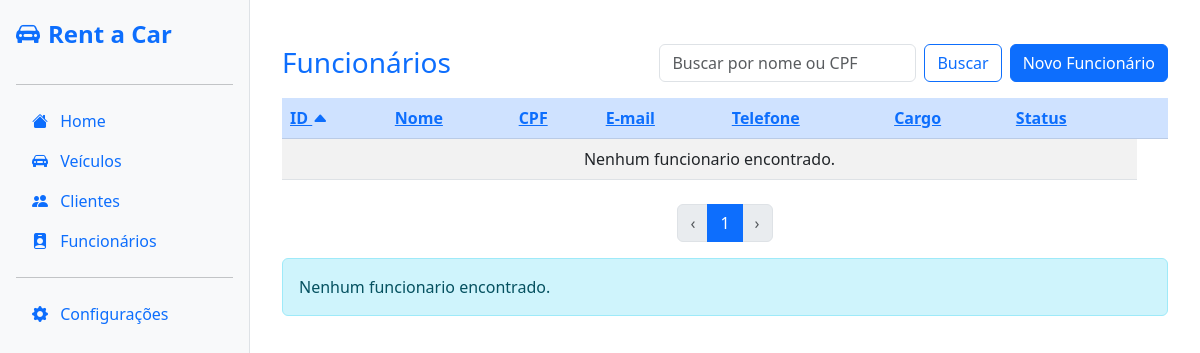
/employee/, run on an earlier commit of the app's database.
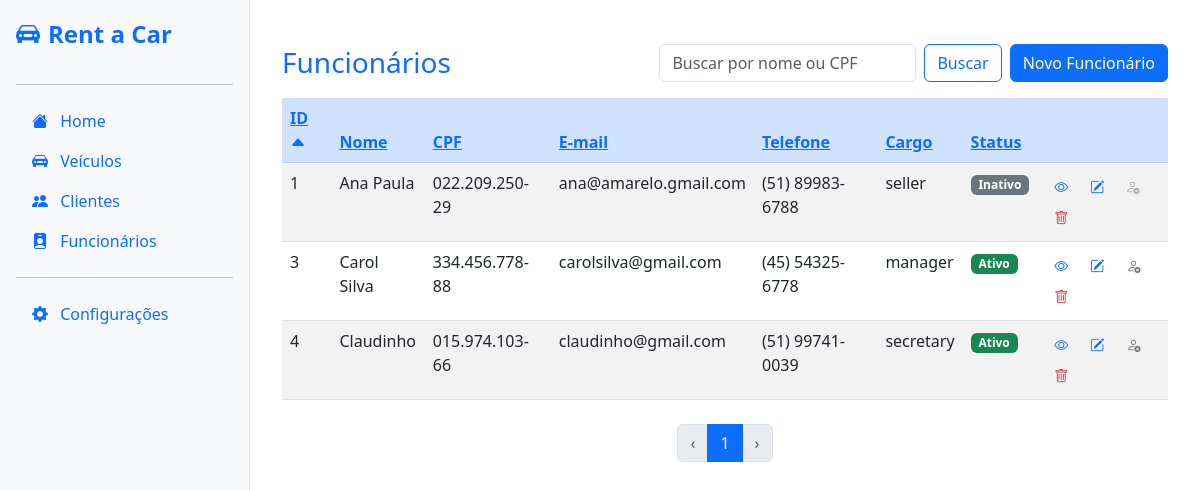
And on a later commit of the database.
### employee/models.py (models this page shows, shortened)
class Employee(models.Model):
    name = models.CharField(max_length=255, verbose_name="Nome")
    cpf = models.CharField(max_length=11, unique=True, verbose_name="CPF")
    email = models.EmailField(verbose_name="E-mail")
    address = models.TextField(blank=True, null=True, verbose_name="Endereço")
    phone = models.CharField(max_length=11, verbose_name="Telefone")
    active = models.BooleanField(default=True, verbose_name="Ativo")
    position = models.CharField(
        max_length=20, choices=POSITIONS_CHOICES, default='')
    class Meta:
        verbose_name = "Funcionario"
        verbose_name_plural = "Funcionarios"
    @property
    def cpf_formatado(self):
        cpf = self.cpf
        return f"{cpf[:3]}.{cpf[3:6]}.{cpf[6:9]}-{cpf[9:]}"
    @property
    def phone_formatado(self):
        if len(self.phone) == 11:
            ddd = self.phone[:2]
            parte1 = self.phone[2:7]
            parte2 = self.phone[7:]
            return f"({ddd}) {parte1}-{parte2}"
        return self.phone  # se não tiver 11 dígitos, retorna como está

### employee/views.py (the view)
# urls.py: path('', views.employee_list, name='employee_list'),
def employee_list(request):
    query = request.GET.get('q', '').strip()  # Busca por nome ou CPF
    employees = Employee.objects.all()
    sort = request.GET.get('sort', 'id')
    order = request.GET.get('order', 'asc')
    if query:
        query_clean = re.sub(r'[\.\-\s]', '', query)
        employees = employees.filter(
            Q(name__icontains=query) |
            Q(cpf__icontains=query_clean)
        )
    if order == 'desc':
        sort = '-' + sort
    employees = employees.order_by(sort)
    paginator = Paginator(employees, 10)
    page_number = request.GET.get('page')
    employees = paginator.get_page(page_number)
    count = Employee.objects.count()
    return render(request, 'employees/list.html', {'employees': employees, 'query': query, 'sort': sort, 'order': order, 'total': count, 'page_range': paginator.page_range})

### employee/templates/employees/list.html (shortened to what this page needs)
{% extends "base/base.html" %} {% block content %}
<div class="container mt-4">
  <div class="d-flex align-items-center justify-content-between mb-3 flex-wrap">
    <h3 class="mb-0 me-3 text-primary">Funcionários</h3>
    <div class="d-flex ms-auto align-items-center gap-2">
      <form
        method="get"
        class="d-flex"
        style="min-width: 320px; max-width: 400px"
      >
        <input
          class="form-control me-2"
          type="search"
          name="q"
          value="{{ query|default:'' }}"
          placeholder="Buscar por nome ou CPF"
          aria-label="Buscar"
          style="min-width: 250px"
        />
        <button class="btn btn-outline-primary" type="submit">Buscar</button>
      </form>
      <a href="{% url 'employee_create' %}" class="btn btn-primary"
        >Novo Funcionário</a
      >
    </div>
  </div>
  <table class="table table-striped">
    <thead class="table-primary">
      <tr>
        <th>
          <a
            href="?sort=id&order={% if sort == 'id' and order == 'asc' %}desc{% else %}asc{% endif %}&search={{ query|urlencode }}"
            >ID {% if sort == 'id' %}<i
              class="bi bi-caret-{% if order == 'asc' %}up{% else %}down{% endif %}-fill"
            ></i
            >{% endif %}</a
          >
        </th>
        <th>
          <a
            href="?sort=name&order={% if sort == 'name' and order == 'asc' %}desc{% else %}asc{% endif %}&search={{ query|urlencode }}"
            >Nome </a
          >
        </th>
        <th>
          <a
            href="?sort=cpf&order={% if sort == 'cpf' and order == 'asc' %}desc{% else %}asc{% endif %}&search={{ query|urlencode }}"
            >CPF </a
          >
        </th>
        <th>
          <a
            href="?sort=email&order={% if sort == 'email' and order == 'asc' %}desc{% else %}asc{% endif %}&search={{ query|urlencode }}"
            >E-mail </a
          >
        </th>
        <th>
          <a
            href="?sort=phone&order={% if sort == 'phone' and order == 'asc' %}desc{% else %}asc{% endif %}&search={{ query|urlencode }}"
            >Telefone </a
          >
        </th>
        <th>
          <a
            href="?sort=position&order={% if sort == 'position' and order == 'asc' %}desc{% else %}asc{% endif %}&search={{ query|urlencode }}"
            >Cargo </a
          >
        </th>
        <th>
          <a
            href="?sort=active&order={% if sort == 'active' and order == 'asc' %}desc{% else %}asc{% endif %}&search={{ query|urlencode }}"
            >Status </a
          >
        </th>
        <th scope="col"></th>
      </tr>
    </thead>
    <tbody>
      {% for employee in employees %}
      <tr>
        <td>{{ employee.id }}</td>
        <td>{{ employee.name|title }}</td>
        <td>{{ employee.cpf_formatado }}</td>
        <td>{{ employee.email }}</td>
        <td>{{ employee.phone_formatado }}</td>
        <td>{{ employee.position }}</td>
        <td>
          {% if employee.active %}
          <span class="badge bg-success">Ativo</span>
          {% else %}
          <span class="badge bg-secondary">Inativo</span>
          {% endif %}
        </td>
        <td>
          <a
            href="{% url 'employee_detail' employee.id %}"
            class="btn btn-sm"
            title="Visualizar"
          >
            <i class="bi bi-eye text-primary"></i>
          </a>
          <a
            href="{% url 'employee_update' employee.id %}"
            class="btn btn-sm"
            title="Editar"
          >
            <i class="bi bi-pencil-square text-primary"></i>
          </a>
          {% if employee.active %}
          <a
            href="{% url 'employee_inactivate' employee.id %}"
            class="btn btn-sm"
            title="Inativar"
            onclick="return confirm('Tem certeza que deseja inativar este funcionario?');"
          >
            <i class="bi bi-person-x text-secondary"></i>
          </a>
          {% else %}
          <button
            class="btn btn-sm"
            title="Funcionario já inativo"
            disabled
            style="
              border: none;
              background: none;
              color: gray;
              cursor: not-allowed;
            "
          >
            <i class="bi bi-person-x"></i>
          </button>
          {% endif %}
          <button
            type="button"
            class="btn btn-sm"
            data-bs-toggle="modal"
            data-bs-target="#deleteModal{{ employee.id }}"
            title="Excluir"
          >
            <i class="bi bi-trash text-danger"></i>
          </button>
        </td>
      </tr>
      {% empty %}
      <tr>
        <td colspan="7" class="text-center">Nenhum funcionario encontrado.</td>
      </tr>
      {% endfor %}
    </tbody>
  </table>
  <nav aria-label="Paginacao" class="mt-4">
    <ul class="pagination justify-content-center">
      {% if employees.has_previous %}
      <li class="page-item">
        <a
          class="page-link"
          href="?page={{ employees.previous_page_number }}&sort={{ sort }}&order={{ order }}&q={{ query|urlencode }}"
          aria-label="Anterior"
        >
          ‹
        </a>
      </li>
      {% else %}
      <li class="page-item disabled">
        <span class="page-link" aria-label="Anterior">‹</span>
      </li>
      {% endif %}
      <li class="page-item active">
        <span class="page-link">{{ employees.number }}</span>
      </li>
      {% if employees.has_next %}
      <li class="page-item">
        <a
          class="page-link"
          href="?page={{ employees.next_page_number }}&sort={{ sort }}&order={{ order }}&q={{ query|urlencode }}"
          aria-label="Próxima"
        >
          ›
        </a>
      </li>
      {% else %}
      <li class="page-item disabled">
        <span class="page-link" aria-label="Próxima">›</span>
      </li>
      {% endif %}
    </ul>
  </nav>
  {% if employees.paginator.count == 0 %}
  <div class="alert alert-info" role="alert">Nenhum funcionario encontrado.</div>
  {% endif %}
</div>
{% endblock %}

### rent_a_car/templates/base/base.html (shortened to what this page needs)
<!DOCTYPE html>
<html lang="pt-br">
  <head>
    <link
      href="https://cdn.jsdelivr.net/npm/bootstrap@5.3.0/dist/css/bootstrap.min.css"
      rel="stylesheet"
    />
    <link
      href="https://cdn.jsdelivr.net/npm/bootstrap-icons@1.10.5/font/bootstrap-icons.css"
      rel="stylesheet"
    />
  </head>
  <body>
    <div class="sidebar d-flex flex-column p-3">
      <a href="{% url 'index' %}" class="d-flex align-items-center mb-3 text-decoration-none">
        <i class="bi bi-car-front-fill me-2" style="font-size: 1.5rem"></i>
        <span class="fs-4">Rent a Car</span>
      </a>
      <hr />
      <ul class="nav nav-pills flex-column mb-auto">
        <li>
          <a href="{% url 'index' %}" class="nav-link">
            <i class="bi bi-house-fill me-2"></i> Home
          </a>
        </li>
        <li>
          <a href="{% url 'list_vehicles' %}" class="nav-link">
            <i class="bi bi-car-front-fill me-2"></i> Veículos
          </a>
        </li>
        <li>
          <a href="{% url 'client_list' %}" class="nav-link">
            <i class="bi bi-people-fill me-2"></i> Clientes
          </a>
        </li>
        <li>
          <a href="{% url 'employee_list' %}" class="nav-link">
            <i class="bi bi-person-badge-fill me-2"></i> Funcionários
          </a>
        </li>
        <hr />
        <li>
          <a
            class="nav-link"
            data-bs-toggle="collapse"
            href="#configCollapse"
            role="button"
            aria-expanded="false"
            aria-controls="configCollapse"
          >
            <i class="bi bi-gear-fill me-2"></i> Configurações
          </a>
        </li>
      </ul>
    </div>
    <main class="content">{% block content %}{% endblock %}</main>
  </body>
</html>

### rent_a_car/templates/base/base.html (style rules this page uses)
.sidebar { height: 100vh; width: 250px; position: fixed; top: 0; left: 0; background-color: #f8f9fa; border-right: 1px solid #dee2e6; padding-top: 1rem; }
.content { margin-left: 250px; padding: 20px; }
.sidebar .nav-link, .sidebar a, .sidebar i { color: #0d6efd; }
.sidebar .fs-4 { font-weight: bold; }

What changed in the data, as far as the page shows it:
added Employee: id "1", name "Ana Paula", cpf_formatado "022.209.250-29", email "ana@amarelo.gmail.com", phone_formatado "(51) 89983-6788", position "seller", active "Inativo"
added Employee: id "3", name "Carol Silva", cpf_formatado "334.456.778-88", email "carolsilva@gmail.com", phone_formatado "(45) 54325-6778", position "manager", active "Ativo"
added Employee: id "4", name "Claudinho", cpf_formatado "015.974.103-66", email "claudinho@gmail.com", phone_formatado "(51) 99741-0039", position "secretary", active "Ativo"
Also different on the page:
text no longer shown: "Nenhum funcionario encontrado. Nenhum funcionario encontrado."
